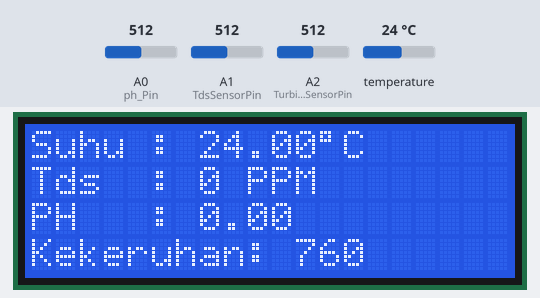
A sketch run on a simulated Arduino Uno, built with avr-gcc and run on an emulated ATmega328P. Shown: 20×4 character LCD. The test bench sets the inputs (shaded band); at power-on: A2 (TurbiditySensorPin) = 512, temperature 24 °C, A0 (ph_Pin) = 512, A1 (TdsSensorPin) = 512. What the sketch prints to the serial monitor is not drawn.

Above: at 3.3 s.
3.4 s: A2 (TurbiditySensorPin) set to 716
At 6.2 s:
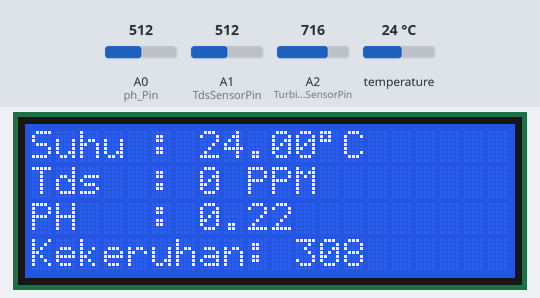
8.2 s: temperature set to 12 °C
At 9.0 s:
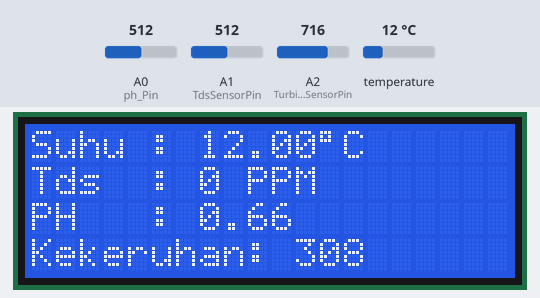
12.0 s: A0 (ph_Pin) set to 716
At 13.0 s:
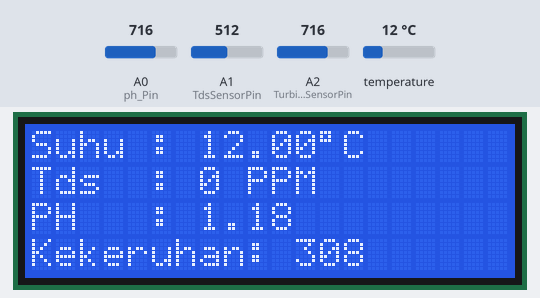
15.8 s: A2 (TurbiditySensorPin) set to 810
At 16.9 s:
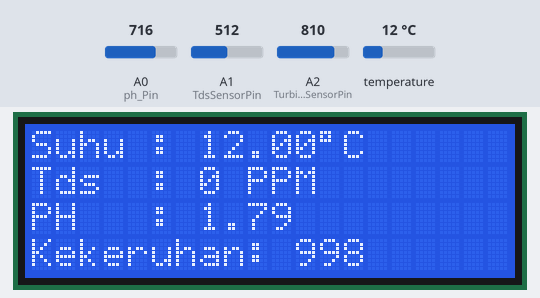
19.6 s: temperature set to 19 °C
At 20.8 s:
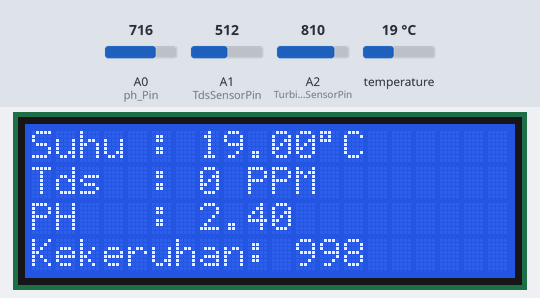
Timing chart, 0 to 22.6 s (numbered marks = the images above; inputs shaded):
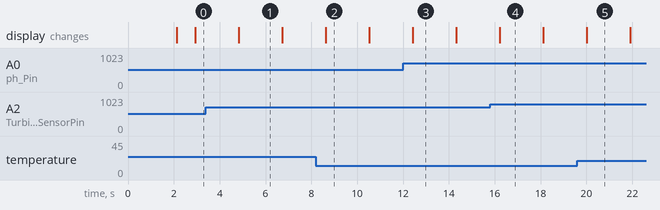

Measured:
- what the display in image 1 shows lasts 1.9 s, from 4.8 s to 6.7 s

The sketch:

WQMS.ino
```cpp
#include <OneWire.h>
#include <DallasTemperature.h>
#include <Wire.h>
#include <LiquidCrystal_I2C.h>

// Pin definitions
#define ONE_WIRE_BUS 4
#define TdsSensorPin A1
#define ph_Pin A0
#define TurbiditySensorPin A2

// Constants
#define VREF 5.0
#define SCOUNT 30
#define Offset 0.00
#define samplingInterval 20
#define printInterval 800
#define ArrayLenth 40

// Sensor objects
OneWire oneWire(ONE_WIRE_BUS);
DallasTemperature sensors(&oneWire);
LiquidCrystal_I2C lcd(0x27, 20, 4);

// Variables
int analogBuffer[SCOUNT];
int analogBufferTemp[SCOUNT];
int analogBufferIndex = 0;
float temperature = 25.0;
int tdsValue = 0;

int pHArray[ArrayLenth];
int pHArrayIndex = 0;
float voltage, pHValue;

float suhu;
float ph;
int tds;
int kekeruhan;

void setup() {
  Serial.begin(9600);
  sensors.begin();
  pinMode(TdsSensorPin, INPUT);
  pinMode(ph_Pin, INPUT);
  pinMode(TurbiditySensorPin, INPUT);

  lcd.begin();
  lcd.backlight();
  lcd.setCursor(0, 1);
  lcd.print("      Welcome to     ");
  lcd.setCursor(0, 2);
  lcd.print("         WQMS  ");
  delay(2000);
  lcd.clear();
}

void loop() {
  updateSensors();

  String request = "";
  while (Serial.available() > 0) {
    request += char(Serial.read());
  }
  request.trim();
  if (request == "Ya") {
    String data = String(suhu) + "#" + String(tds) + "#" + String(ph) + "#" + String(kekeruhan);
    Serial.println(data);
  }

  displayData();
  delay(1000);
}

void updateSensors() {
  sensorSuhu();
  sensorTds();
  sensorPh();
  sensorKekeruhan();
}

void displayData() {
  lcd.setCursor(0, 0);
  lcd.print("Suhu : ");
  lcd.print(suhu);
  lcd.print(char(223));
  lcd.print("C");

  lcd.setCursor(0, 1);
  lcd.print("Tds  : ");
  lcd.print(tds);
  lcd.print(" PPM");

  lcd.setCursor(0, 2);
  lcd.print("PH   : ");
  lcd.print(ph);

  lcd.setCursor(0, 3);
  lcd.print("Kekeruhan: ");
  lcd.print(kekeruhan);
}

void sensorSuhu() {
  sensors.requestTemperatures();
  suhu = sensors.getTempCByIndex(0);
}

void sensorTds() {
   static unsigned long sampleTime = millis();
   if (millis() - sampleTime > 40) {
       sampleTime = millis();
       analogBuffer[analogBufferIndex] = analogRead(TdsSensorPin);
       analogBufferIndex = (analogBufferIndex + 1) % SCOUNT;
   }

   static unsigned long printTime = millis();
   if (millis() - printTime > 800) {
       printTime = millis();

       // Copy buffer for processing
       for (int i = 0; i < SCOUNT; i++) {
           analogBufferTemp[i] = analogBuffer[i];
       }

       // Median filtering and voltage calculation
       float averageVoltage = getMedianNum(analogBufferTemp, SCOUNT) * VREF / 1024.0;

       // Debug: Print raw voltage
       Serial.print("TDS Raw Voltage (V): ");
       Serial.println(averageVoltage, 3); // Print voltage with 3 decimal places

       float compensationCoefficient = 1.0 + 0.02 * (temperature - 25.0);
       float compensationVoltage = averageVoltage / compensationCoefficient;

       // Debug: Print compensation details
       Serial.print("Compensation Coefficient: ");
       Serial.println(compensationCoefficient, 3);
       Serial.print("Compensated Voltage (V): ");
       Serial.println(compensationVoltage, 3);

       // TDS calculation
       tdsValue = (133.42 * compensationVoltage * compensationVoltage * compensationVoltage
                   - 255.86 * compensationVoltage * compensationVoltage
                   + 857.39 * compensationVoltage) * 0.5;

       // Adjust sensitivity and constrain TDS value
       tdsValue *= 0.25; // Reduce sensitivity (adjust this factor as needed)
       tdsValue = constrain(tdsValue, 0, 200); // Limit TDS value to a max of 200

       // Debug: Print final TDS value
       Serial.print("TDS Value (PPM): ");
       Serial.println(tdsValue);

       tds = tdsValue;
   }
}


int getMedianNum(int bArray[], int iFilterLen) {
  int bTab[iFilterLen];
  memcpy(bTab, bArray, iFilterLen * sizeof(int));
  for (int j = 0; j < iFilterLen - 1; j++) {
    for (int i = 0; i < iFilterLen - j - 1; i++) {
      if (bTab[i] > bTab[i + 1]) {
        int temp = bTab[i];
        bTab[i] = bTab[i + 1];
        bTab[i + 1] = temp;
      }
    }
  }
  return (iFilterLen & 1) ? bTab[iFilterLen / 2] : (bTab[iFilterLen / 2 - 1] + bTab[iFilterLen / 2]) / 2;
}

void sensorPh() {
  static unsigned long samplingTime = millis();
  if (millis() - samplingTime > samplingInterval) {
    samplingTime = millis();
    pHArray[pHArrayIndex++] = analogRead(ph_Pin);
    if (pHArrayIndex == ArrayLenth) pHArrayIndex = 0;

    voltage = avergearray(pHArray, ArrayLenth) * VREF / 1024.0;
    pHValue = 3.5 * voltage + Offset;
    ph = pHValue;
  }
}

double avergearray(int* arr, int number) {
  long sum = 0;
  for (int i = 0; i < number; i++) {
    sum += arr[i];
  }
  return (double)sum / number;
}

void sensorKekeruhan() {
    int sensorValue = analogRead(A2); // Read the input on analog pin A2
    float voltage = sensorValue * (5.0 / 1024.0); // Convert to voltage
    Serial.print("Raw Value: ");
    Serial.println(sensorValue);
    Serial.print("Voltage: ");
    Serial.println(voltage);

    // Example calculation (adjust based on your sensor datasheet)
    kekeruhan = (voltage - 4.1739) / -0.0022; // Formula for NTU conversion

    // Handle negative values and constrain the output
    if (kekeruhan < 0) {
        kekeruhan = 0; // Ensure no negative values
    }

    //Serial.print("Turbidity (NTU): ");
    //Serial.println(kekeruhan);
}
```
